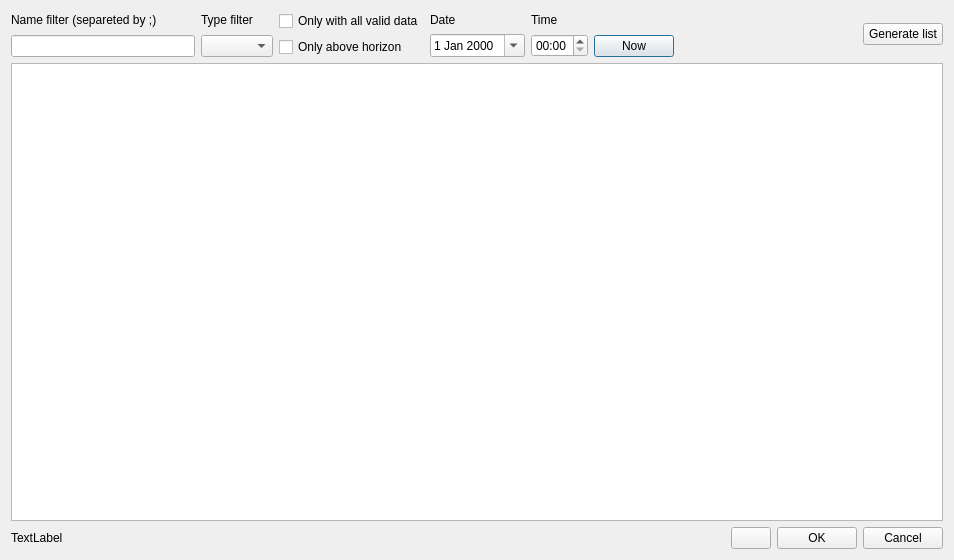
<?xml version="1.0" encoding="UTF-8"?>
<ui version="4.0">
 <class>VariableStarsDialog</class>
 <widget class="QDialog" name="VariableStarsDialog">
  <property name="geometry">
   <rect>
    <x>0</x>
    <y>0</y>
    <width>954</width>
    <height>560</height>
   </rect>
  </property>
  <property name="windowTitle">
   <string>Variable stars</string>
  </property>
  <layout class="QVBoxLayout" name="verticalLayout_2" stretch="0,1,0">
   <item>
    <layout class="QHBoxLayout" name="horizontalLayout_2">
     <item>
      <layout class="QVBoxLayout" name="verticalLayout_3">
       <item>
        <widget class="QLabel" name="label">
         <property name="text">
          <string>Name filter (separeted by ;)</string>
         </property>
        </widget>
       </item>
       <item>
        <widget class="QLineEdit" name="nameFilter"/>
       </item>
      </layout>
     </item>
     <item>
      <layout class="QVBoxLayout" name="verticalLayout_4">
       <item>
        <widget class="QLabel" name="label_2">
         <property name="text">
          <string>Type filter</string>
         </property>
        </widget>
       </item>
       <item>
        <widget class="QComboBox" name="cb_type"/>
       </item>
      </layout>
     </item>
     <item>
      <layout class="QVBoxLayout" name="verticalLayout_9">
       <item>
        <widget class="QCheckBox" name="cb_all_valid">
         <property name="text">
          <string>Only with all valid data</string>
         </property>
        </widget>
       </item>
       <item>
        <widget class="QCheckBox" name="cb_ab_hor">
         <property name="text">
          <string>Only above horizon</string>
         </property>
        </widget>
       </item>
      </layout>
     </item>
     <item>
      <layout class="QVBoxLayout" name="verticalLayout_6">
       <item>
        <widget class="QLabel" name="label_3">
         <property name="text">
          <string>Date</string>
         </property>
        </widget>
       </item>
       <item>
        <widget class="QDateEdit" name="dateEdit">
         <property name="maximumDateTime">
          <datetime>
           <hour>23</hour>
           <minute>59</minute>
           <second>59</second>
           <year>3000</year>
           <month>1</month>
           <day>1</day>
          </datetime>
         </property>
         <property name="calendarPopup">
          <bool>true</bool>
         </property>
        </widget>
       </item>
      </layout>
     </item>
     <item>
      <layout class="QVBoxLayout" name="verticalLayout_7">
       <item>
        <widget class="QLabel" name="label_4">
         <property name="text">
          <string>Time</string>
         </property>
        </widget>
       </item>
       <item>
        <widget class="QTimeEdit" name="timeEdit">
         <property name="displayFormat">
          <string>HH:mm</string>
         </property>
        </widget>
       </item>
      </layout>
     </item>
     <item>
      <layout class="QVBoxLayout" name="verticalLayout_8">
       <item>
        <spacer name="verticalSpacer">
         <property name="orientation">
          <enum>Qt::Vertical</enum>
         </property>
         <property name="sizeType">
          <enum>QSizePolicy::Ignored</enum>
         </property>
         <property name="sizeHint" stdset="0">
          <size>
           <width>20</width>
           <height>40</height>
          </size>
         </property>
        </spacer>
       </item>
       <item>
        <widget class="QPushButton" name="pushButton_4">
         <property name="text">
          <string>Now</string>
         </property>
        </widget>
       </item>
      </layout>
     </item>
     <item>
      <spacer name="horizontalSpacer_2">
       <property name="orientation">
        <enum>Qt::Horizontal</enum>
       </property>
       <property name="sizeHint" stdset="0">
        <size>
         <width>40</width>
         <height>20</height>
        </size>
       </property>
      </spacer>
     </item>
     <item>
      <layout class="QVBoxLayout" name="verticalLayout_5">
       <property name="sizeConstraint">
        <enum>QLayout::SetDefaultConstraint</enum>
       </property>
       <item>
        <widget class="QPushButton" name="pushButton_3">
         <property name="text">
          <string>Generate list</string>
         </property>
        </widget>
       </item>
      </layout>
     </item>
    </layout>
   </item>
   <item>
    <layout class="QVBoxLayout" name="verticalLayout">
     <item>
      <widget class="QTreeView" name="treeView">
       <property name="editTriggers">
        <set>QAbstractItemView::NoEditTriggers</set>
       </property>
       <property name="alternatingRowColors">
        <bool>true</bool>
       </property>
       <property name="rootIsDecorated">
        <bool>false</bool>
       </property>
       <property name="itemsExpandable">
        <bool>false</bool>
       </property>
       <property name="sortingEnabled">
        <bool>true</bool>
       </property>
      </widget>
     </item>
    </layout>
   </item>
   <item>
    <layout class="QHBoxLayout" name="horizontalLayout">
     <item>
      <widget class="QLabel" name="label_5">
       <property name="text">
        <string>TextLabel</string>
       </property>
      </widget>
     </item>
     <item>
      <spacer name="horizontalSpacer">
       <property name="orientation">
        <enum>Qt::Horizontal</enum>
       </property>
       <property name="sizeHint" stdset="0">
        <size>
         <width>40</width>
         <height>20</height>
        </size>
       </property>
      </spacer>
     </item>
     <item>
      <widget class="QPushButton" name="pushButton_5">
       <property name="toolTip">
        <string>OK &amp; Set map time</string>
       </property>
       <property name="text">
        <string/>
       </property>
       <property name="icon">
        <iconset resource="resource.qrc">
         <normaloff>:/res/set_map_time.png</normaloff>:/res/set_map_time.png</iconset>
       </property>
      </widget>
     </item>
     <item>
      <widget class="QPushButton" name="pushButton_2">
       <property name="text">
        <string>OK</string>
       </property>
      </widget>
     </item>
     <item>
      <widget class="QPushButton" name="pushButton">
       <property name="text">
        <string>Cancel</string>
       </property>
      </widget>
     </item>
    </layout>
   </item>
  </layout>
 </widget>
 <resources>
  <include location="resource.qrc"/>
 </resources>
 <connections/>
</ui>
